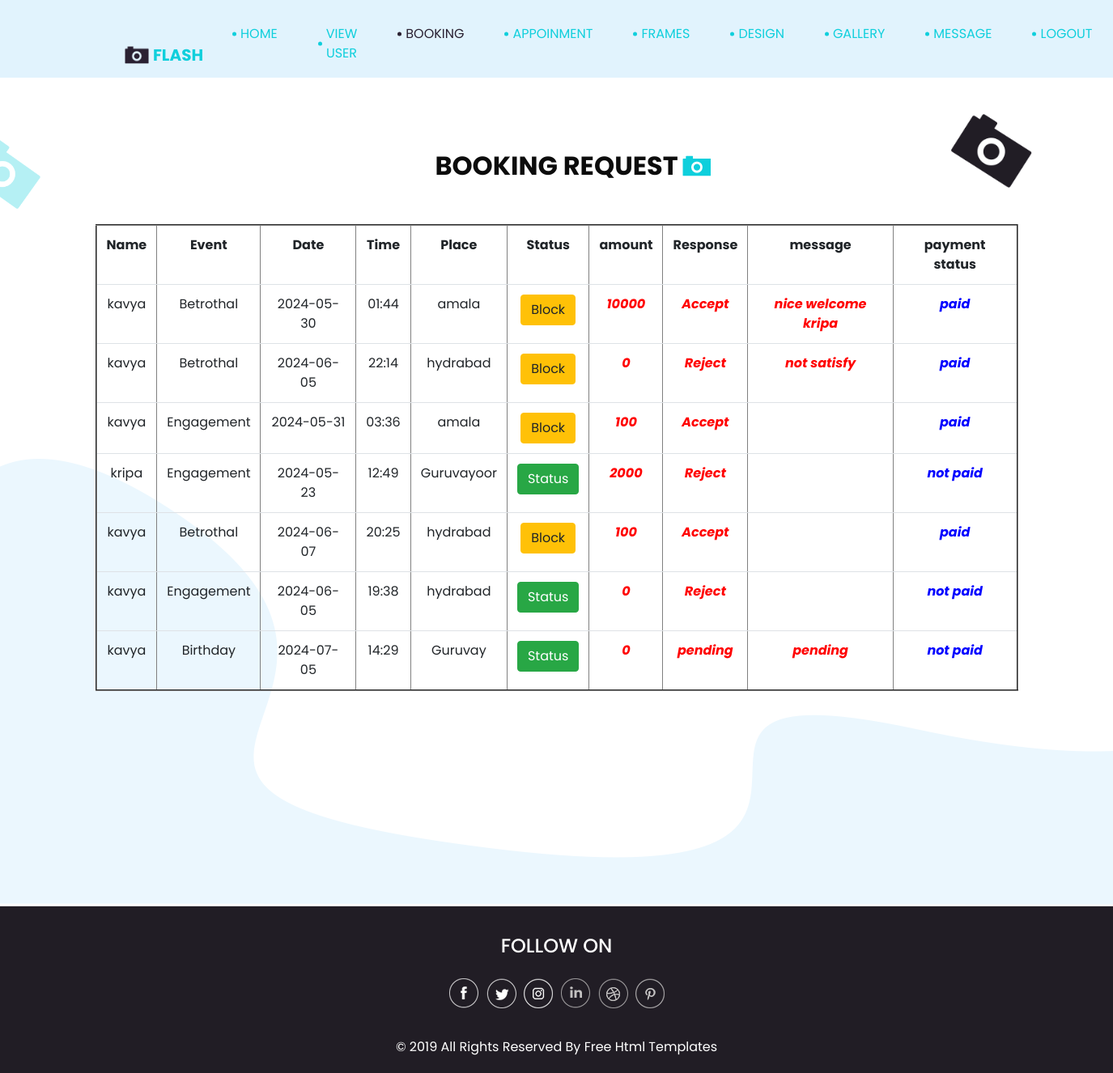
The page /admin_booking on the database its author committed.
### studio_app/models.py (models this page shows)
class bookings(models.Model):
    name=models.CharField(max_length=20,null=True)
    phone =models.CharField(max_length=20,null=True)
    event = models.CharField(max_length=10,null=True)
    other = models.CharField(max_length=10,null=True)
    date=models.CharField(max_length=30,null=True)
    time = models.CharField(max_length=30,null=True)
    place = models.CharField(max_length=10,null=True)
    amount=models.IntegerField()
    status = models.CharField(max_length=20, null=True)
    message = models.CharField(max_length=20, null=True)
    payment_status = models.CharField(max_length=20,default="not paid")

### studio_app/views.py (the view)
# urls.py: path('admin_booking', views.admin_booking_table),
def admin_booking_table(req):
    data = bookings.objects.all()
    return render(req, 'admin_booking.html',{'data':data})

### template/admin_booking.html (shortened to what this page needs)
<!DOCTYPE html>
<html xmlns="http://www.w3.org/1999/html" xmlns="http://www.w3.org/1999/html">
<head>
  {% load static %}
  <link rel="stylesheet" type="text/css" href="{% static 'css/bootstrap.css' %}" />
  <link href="{% static 'css/style.css' %}" rel="stylesheet" />
  <link href="{% static 'css/responsive.css' %}" rel="stylesheet" />
</head>
<body class="sub_page">
  <div class="hero_area">
    <header class="header_section">
      <div class="container-fluid">
        <div class="row">
          <div class="col-lg-11 offset-lg-1">
            <nav class="navbar navbar-expand-lg custom_nav-container ">
              <a class="navbar-brand" href="admin_index.html">
                <img src="{% static 'images/logo.png' %}" alt="">
                <span>
                  Flash
                </span>
              </a>
                <div class="collapse navbar-collapse" id="navbarSupportedContent">
                <div class="d-flex ml-auto flex-column flex-lg-row align-items-center">
                  <ul class="navbar-nav  ">
                   <li class="nav-item">
                      <a class="nav-link" href="admin_index">Home <span class="sr-only">(current)</span></a>
                    </li>
                   <li class="nav-item">
                      <a class="nav-link" href="admin_view_user">View User</a>
                    </li>
                      <li class="nav-item active">
                      <a class="nav-link" href="admin_booking">Booking</a>
                    </li>
                     <li class="nav-item ">
                      <a class="nav-link" href="admin_appoinment">Appoinment</a>
                    </li>
                      <nav id="colorNav">
                        <li class="nav-item">
                            <a href="#" class="nav-link">Frames</a>
                        </li>
                   </nav>
                     <li class="nav-item">
                      <a class="nav-link" href="admin_design">Design</a>
                      <li class="nav-item">
                      <a class="nav-link" href="admin_gallery">Gallery</a></li>
                       <nav id="message">
                        <li class="nav-item">
                            <a href="#" class="nav-link">Message</a>
                        </li>
                   </nav>
                    <li class="nav-item">
                      <a class="nav-link" href="logout">Logout</a>
                    </li>
                  </ul>
                </div>
              </div>
            </nav>
          </div>
        </div>
      </div>
    </header>
  </div>
  <section class="contact_section layout_padding">
    <div class="bg-img1">
      <img src="{% static 'images/bg-img-1.png' %}" alt="">
    </div>
    <div class="bg-img2">
      <img src="{% static 'images/bg-img-2.png' %}" alt="">
    </div>
    <div class="container">
      <div class="heading_container">
        <h2>
          Booking Request
        </h2>
      </div>
      <div class="">
        <div class="">
            <form action="" method="post" enctype="multipart/form-data">
              <div class="contact_form-container">
                <div>
                 <table class="table" border="2" style="text-align:center;">
                   <tr>
                     <th>Name</th>
                     <th>Event</th>
                     <th>Date</th>
                     <th>Time</th>
                     <th>Place</th>
                     <th>Status</th>
                       <th>amount</th>
                     <th>Response</th>
                     <th>message</th>
                       <th>payment status</th>
                   </tr>
                 {% for i in data %}
                         <tr>
                           <td id="name">{{i.name}}</td>
                           <td>{{i.event}}</td>
                            <td>{{i.date}}</td>
                            <td>{{i.time}}</td>
                             <td>{{i.place}}</td>
                             {% if i.payment_status == "not paid" %}
                                 <td><a href="admin_booking/{{i.id}}" class="btn btn-success">Status</a></td>
                                {% else %}
                                <td><a href="" class="btn btn-warning">Block</a></td>
                                {% endif %}
                             <td style="color:red;"><b><i>{{i.amount}}</b></i></td>
                             <td style="color:red;"><b><i>{{i.status}}</b></i></td>
                             <td style="color:red;"><b><i>{{i.message}}</b></i></td>
                             <td style="color:blue;"><b><i>{{i.payment_status}}</b></i></td>
                   {% endfor %}
                   </tr>
                 </table>
                </div>
              </div>
            </form>
          </div>
        </div>
      </div>
  </section>
  <section class="info_section ">
    <div class="container">
      <div class="info_container">
        <div class="info_social">
          <div class="d-flex justify-content-center">
            <h4 class="">
              Follow on
            </h4>
          </div>
          <div class="social_box">
            <a href="">
              <img src="{% static 'images/fb.png' %}" alt="">
            </a>
            <a href="">
              <img src="{% static 'images/twitter.png' %}" alt="">
            </a>
            <a href="">
              <img src="{% static 'images/instagram.png' %}" alt="">
            </a>
            <a href="">
              <img src="{% static 'images/linkedin.png' %}" alt="">
            </a>
            <a href="">
              <img src="{% static 'images/dribble.png' %}" alt="">
            </a>
            <a href="">
              <img src="{% static 'images/pinterest.png' %}" alt="">
            </a>
          </div>
        </div>
      </div>
    </div>
  </section>
  <section class="container-fluid footer_section">
    <div class="container">
      <p>
        &copy; 2019 All Rights Reserved By
        <a href="https://html.design/">Free Html Templates</a>
      </p>
    </div>
  </section>
</body>
</html>

### static/css/style.css (style rules this page uses)
body { font-family: 'Poppins', sans-serif; color: #0c0c0c; background-color: #ffffff; }
.layout_padding { padding: 90px 0; }
.heading_container { display: -webkit-box; display: -ms-flexbox; display: flex; -webkit-box-orient: vertical; -webkit-box-direction: normal; -ms-flex-direction: column; flex-direction: column; -webkit-box-align: center; -ms-flex-align: center; align-items: center; text-align: center; }
.heading_container h2 { position: relative; font-weight: bold; text-transform: uppercase; }
.heading_container h2::before { content: ""; position: absolute; width: 35px; height: 26px; top: 50%; right: -40px; -webkit-transform: translateY(-50%); transform: translateY(-50%); z-index: 1; background-image: url(../images/heading-img.png); background-repeat: no-repeat; }
.hero_area { height: 136vh; position: relative; background-image: url(../images/hero-bg.png); background-size: cover; }
.sub_page .hero_area { height: auto; background-image: none; background-color: #e1f3fd; }
.sub_page .hero_area::after { display: none; }
.header_section .container-fluid { padding-right: 25px; padding-left: 25px; }
.custom_nav-container .navbar-nav .nav-item .nav-link { margin: 10px 30px; padding: 0; color: #0fcfdc; text-align: center; position: relative; text-transform: uppercase; }
.custom_nav-container .navbar-nav .nav-item .nav-link::before { content: ""; width: 5px; height: 5px; position: absolute; top: 50%; left: -10px; -webkit-transform: translateY(-50%); transform: translateY(-50%); background-color: #0fcfdc; border-radius: 100%; }
.custom_nav-container .navbar-nav .nav-item.active .nav-link, .custom_nav-container .navbar-nav .nav-item:hover .nav-link { color: #2a2132; }
.custom_nav-container .navbar-nav .nav-item.active .nav-link::before, .custom_nav-container .navbar-nav .nav-item:hover .nav-link::before { background-color: #2a2132; }
a, a:hover, a:focus { text-decoration: none; }
.btn, .btn:focus { outline: none !important; -webkit-box-shadow: none; box-shadow: none; }
.navbar-brand { display: -webkit-box; display: -ms-flexbox; display: flex; -webkit-box-align: center; -ms-flex-align: center; align-items: center; }
.navbar-brand img { width: 30px; margin-right: 5px; }
.navbar-brand span { font-size: 20px; font-weight: 700; color: #0fcfdc; text-transform: uppercase; }
.custom_nav-container { z-index: 99999; padding-top: 20px; -webkit-box-align: end; -ms-flex-align: end; align-items: flex-end; }
.navbar-expand-lg .navbar-collapse { -webkit-box-align: end; -ms-flex-align: end; align-items: flex-end; }
.contact_section { background-image: url(../images/contact-bg.png); background-repeat: no-repeat; background-position: left bottom; padding-bottom: 250px; position: relative; }
.contact_section .bg-img1 { width: 100px; position: absolute; top: 45px; right: 100px; }
.contact_section .bg-img1 img { width: 100%; }
.contact_section .bg-img2 { width: 50px; position: absolute; top: 75px; left: 0px; }
.contact_section .bg-img2 img { width: 100%; }
.contact_section .contact_form-container { margin-top: 45px; }
.info_section { background-color: #211d25; color: #ffffff; font-family: 'Poppins', sans-serif; }
.info_section .info_container { width: 75%; margin: 0 auto; }
.info_section .info_social { padding-top: 35px; display: -webkit-box; display: -ms-flexbox; display: flex; -webkit-box-orient: vertical; -webkit-box-direction: normal; -ms-flex-direction: column; flex-direction: column; -webkit-box-align: center; -ms-flex-align: center; align-items: center; }
.info_section .info_social h4 { text-transform: uppercase; }
.info_section .info_social .social_box { display: -webkit-box; display: -ms-flexbox; display: flex; margin: 15px auto; -webkit-box-align: center; -ms-flex-align: center; align-items: center; }
.info_section .info_social .social_box img { min-width: 10px; margin: 0 3px; }
.footer_section { background-color: #211d25; display: -webkit-box; display: -ms-flexbox; display: flex; -webkit-box-pack: center; -ms-flex-pack: center; justify-content: center; position: relative; font-family: 'Poppins', sans-serif; }
.footer_section p { color: #ffffff; margin: 0 auto; text-align: center; padding: 20px 0; width: 55%; }
.footer_section a { color: #ffffff; }

### static/css/responsive.css (style rules this page uses)
@media (min-width: 1200px) { .container { max-width: 1170px; } }

### rows shown on the page
bookings: name "kavya", event "Betrothal", date "2024-05-30", time "01:44", place "amala", shows "Block", amount "10000", status "Accept", message "nice welcome kripa", payment_status "paid"
bookings: name "kavya", event "Betrothal", date "2024-06-05", time "22:14", place "hydrabad", shows "Block", amount "0", status "Reject", message "not satisfy", payment_status "paid"
bookings: name "kavya", event "Engagement", date "2024-05-31", time "03:36", place "amala", shows "Block", amount "100", status "Accept", payment_status "paid"
bookings: name "kripa", event "Engagement", date "2024-05-23", time "12:49", place "Guruvayoor", amount "2000", status "Reject", payment_status "not paid"
bookings: name "kavya", event "Betrothal", date "2024-06-07", time "20:25", place "hydrabad", shows "Block", amount "100", status "Accept", payment_status "paid"
bookings: name "kavya", event "Engagement", date "2024-06-05", time "19:38", place "hydrabad", amount "0", status "Reject", payment_status "not paid"
bookings: name "kavya", event "Birthday", date "2024-07-05", time "14:29", place "Guruvay", amount "0", status "pending", message "pending", payment_status "not paid"
